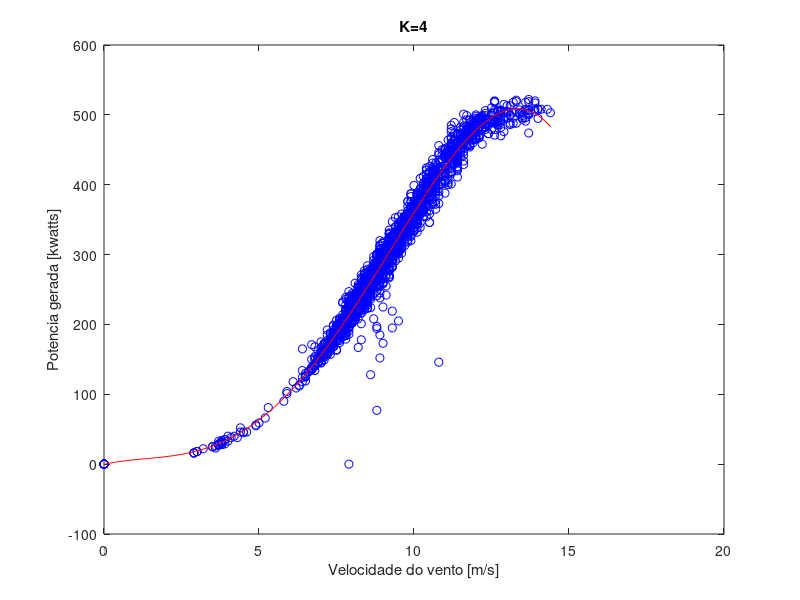

MATLAB code for this plot:
load aerogerador.dat
v=aerogerador(:,1);
P=aerogerador(:,2);

k=4;

figure; plot(v, P, 'bo');
title(sprintf("K=%d", k));
xlabel('Velocidade do vento [m/s]');
ylabel('Potencia gerada [kwatts]');

disp("Waiting...");
pause(10);



B = polyfit(v, P, k);
y = P;
ypred=polyval(B,v);
erro=y-ypred;
SEQ = sum(erro.^2);

ymed=mean(y);
Syy=sum((y-ymed).^2);

R2 = 1 - (SEQ/Syy);
disp("R2 is: "); disp(R2);

SEQdiv = SEQ/(length(v) - (k+1));
Syydiv = Syy/(length(v) - 1);
R2adj = 1 - (SEQdiv/Syydiv);
disp("R2adj is: "); disp(R2adj);

AIC = (length(v)*log(SEQ))+2*k;
disp("AIC is: "); disp(AIC);

vv=min(v):0.1:max(v);
vv=vv';

ypred2=polyval(B,vv);

hold on; plot(vv, ypred2, 'r-'); hold off;




